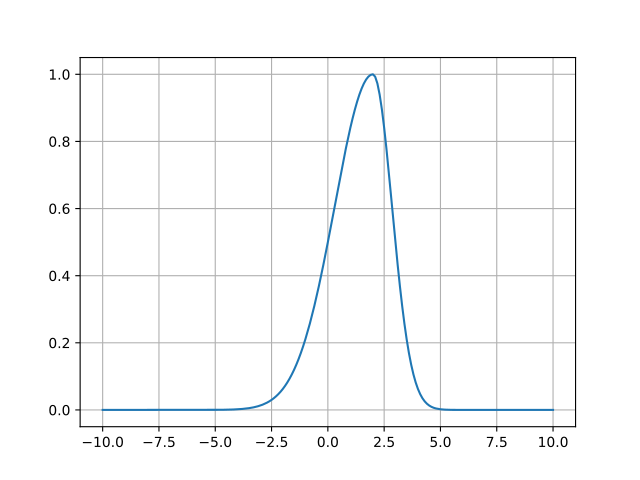

This figure's Python source:
import numpy as np
import matplotlib.pyplot as plt
from fitspy.core.models import gaussian_asym

x = np.linspace(-10, 10, 201)
y = gaussian_asym(x, ampli=1, fwhm_l=4, fwhm_r=2, x0=2)
plt.figure()
plt.grid()
plt.plot(x, y)
